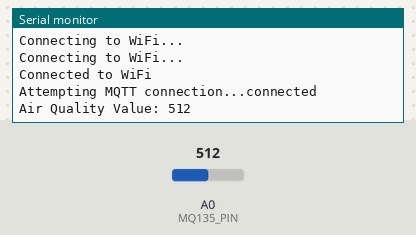
Recording of a sketch running on a simulated ESP8266 (NodeMCU). Parts: the last lines printed to the serial monitor. Inputs (shaded band) come from the test bench; at power-on: A0 (MQ135_PIN) = 512. WiFi joins after 1.5 s; servers stay silent unless stated; no MQTT or app messages arrive unless stated.

Above: at 3.2 s.
3.3 s: A0 (MQ135_PIN) set to 716
At 7.5 s:
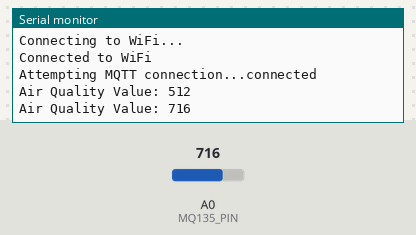
8.9 s: A0 (MQ135_PIN) set to 900
At 12.5 s:
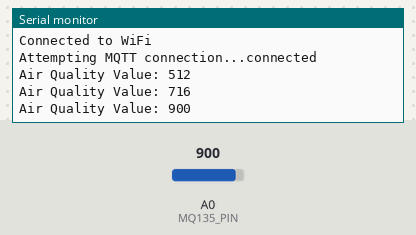
Timing chart, 0 to 14.0 s (numbered marks = the images above; inputs shaded):
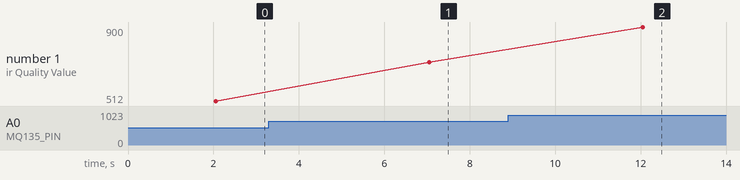

Measured:
- after the input at 3.3 s, the serial monitor: prints a new line after 3.8 s (image 1)
- after the input at 8.9 s, the serial monitor: prints a new line after 3.2 s (image 2)
- plotted number 1: 512 → 716 after the input at 3.3 s, 716 → 900 after the input at 8.9 s

The sketch:

localhost_airuality_gassensor.ino
```cpp
#include <ESP8266WiFi.h>
#include <PubSubClient.h>

const char* ssid = "MotorolaArnob";         // Your WiFi SSID
const char* password = "19421942"; // Your WiFi password
const char* mqtt_server = "192.168.131.171"; // MQTT broker (example)
const char* topic = "gas/value";

const int MQ135_PIN = A0;  // MQ-135 connected to A0 pin

WiFiClient espClient;
PubSubClient client(espClient);

void setup() {
  Serial.begin(115200);
  pinMode(MQ135_PIN, INPUT);

  // Connect to WiFi
  WiFi.begin(ssid, password);
  while (WiFi.status() != WL_CONNECTED) {
    delay(1000);
    Serial.println("Connecting to WiFi...");
  }
  Serial.println("Connected to WiFi");
  client.setServer(mqtt_server, 1883);
}

void loop() {
  if (!client.connected()) {
    reconnect();
  }
  client.loop();

  int sensorValue = analogRead(MQ135_PIN);  // Read analog value
  String message = String(sensorValue);
  client.publish(topic, message.c_str());
  Serial.print("Air Quality Value: ");
  Serial.println(sensorValue);              // Print value
  delay(5000); // Publish every 2 seconds
}

void reconnect() {
  while (!client.connected()) {
    Serial.print("Attempting MQTT connection...");
    if (client.connect("NodeMCUClient")) {
      Serial.println("connected");
    }
    else {
      Serial.print("failed, rc=");
      Serial.print(client.state());
      delay(2000);
    }
  }
}
```
